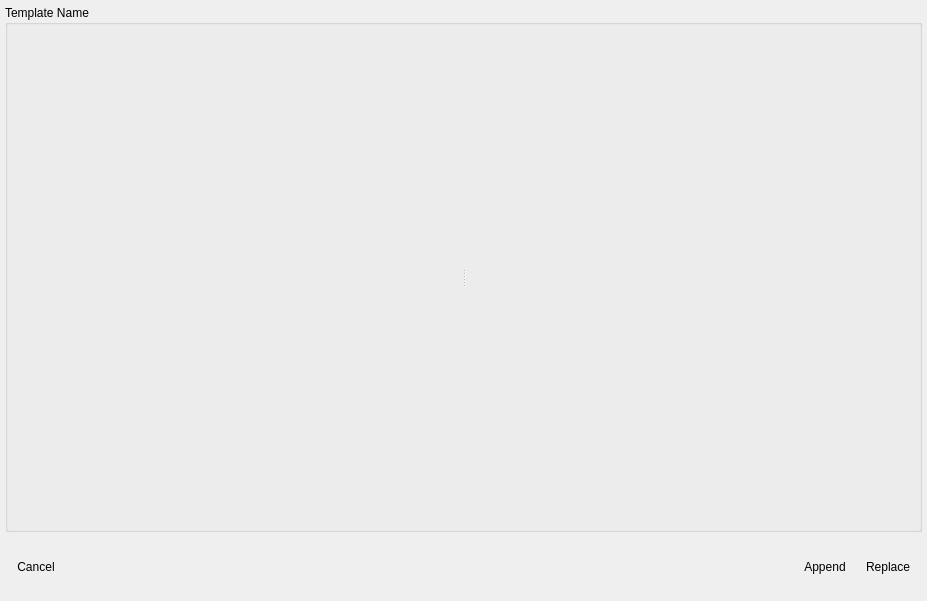
<?xml version="1.0" encoding="UTF-8"?>
<ui version="4.0">
 <class>omni::ui::proj::TemplateDialog</class>
 <widget class="QDialog" name="omni::ui::proj::TemplateDialog">
  <property name="geometry">
   <rect>
    <x>0</x>
    <y>0</y>
    <width>927</width>
    <height>601</height>
   </rect>
  </property>
  <property name="windowTitle">
   <string>Projector Arrangement Template</string>
  </property>
  <property name="modal">
   <bool>true</bool>
  </property>
  <layout class="QVBoxLayout" name="verticalLayout">
   <property name="leftMargin">
    <number>5</number>
   </property>
   <property name="topMargin">
    <number>5</number>
   </property>
   <property name="rightMargin">
    <number>5</number>
   </property>
   <property name="bottomMargin">
    <number>5</number>
   </property>
   <item>
    <widget class="QGroupBox" name="groupBox">
     <property name="sizePolicy">
      <sizepolicy hsizetype="Preferred" vsizetype="Expanding">
       <horstretch>0</horstretch>
       <verstretch>0</verstretch>
      </sizepolicy>
     </property>
     <property name="title">
      <string>Template Name</string>
     </property>
     <layout class="QHBoxLayout" name="horizontalLayout_2">
      <item>
       <widget class="QSplitter" name="splitter">
        <property name="orientation">
         <enum>Qt::Horizontal</enum>
        </property>
        <widget class="omni::ui::proj::TemplateParameters" name="parameters" native="true"/>
        <widget class="omni::ui::proj::TemplatePreview" name="preview" native="true"/>
       </widget>
      </item>
     </layout>
    </widget>
   </item>
   <item>
    <widget class="QWidget" name="boxButtons" native="true">
     <layout class="QHBoxLayout" name="horizontalLayout">
      <property name="leftMargin">
       <number>5</number>
      </property>
      <property name="topMargin">
       <number>5</number>
      </property>
      <property name="rightMargin">
       <number>5</number>
      </property>
      <property name="bottomMargin">
       <number>5</number>
      </property>
      <item>
       <widget class="QToolButton" name="btnCancel">
        <property name="minimumSize">
         <size>
          <width>0</width>
          <height>48</height>
         </size>
        </property>
        <property name="text">
         <string>Cancel</string>
        </property>
        <property name="autoRaise">
         <bool>true</bool>
        </property>
       </widget>
      </item>
      <item>
       <spacer name="horizontalSpacer">
        <property name="orientation">
         <enum>Qt::Horizontal</enum>
        </property>
        <property name="sizeHint" stdset="0">
         <size>
          <width>40</width>
          <height>20</height>
         </size>
        </property>
       </spacer>
      </item>
      <item>
       <widget class="QToolButton" name="btnAppend">
        <property name="minimumSize">
         <size>
          <width>0</width>
          <height>48</height>
         </size>
        </property>
        <property name="text">
         <string>Append</string>
        </property>
        <property name="autoRaise">
         <bool>true</bool>
        </property>
       </widget>
      </item>
      <item>
       <widget class="QToolButton" name="btnReplace">
        <property name="minimumSize">
         <size>
          <width>0</width>
          <height>48</height>
         </size>
        </property>
        <property name="text">
         <string>Replace</string>
        </property>
        <property name="autoRaise">
         <bool>true</bool>
        </property>
       </widget>
      </item>
     </layout>
    </widget>
   </item>
  </layout>
 </widget>
 <customwidgets>
  <customwidget>
   <class>omni::ui::proj::TemplateParameters</class>
   <extends>QWidget</extends>
   <header location="global">omni/ui/proj/TemplateParameters.h</header>
   <container>1</container>
  </customwidget>
  <customwidget>
   <class>omni::ui::proj::TemplatePreview</class>
   <extends>QWidget</extends>
   <header location="global">omni/ui/proj/TemplatePreview.h</header>
   <container>1</container>
  </customwidget>
 </customwidgets>
 <resources/>
 <connections/>
</ui>
